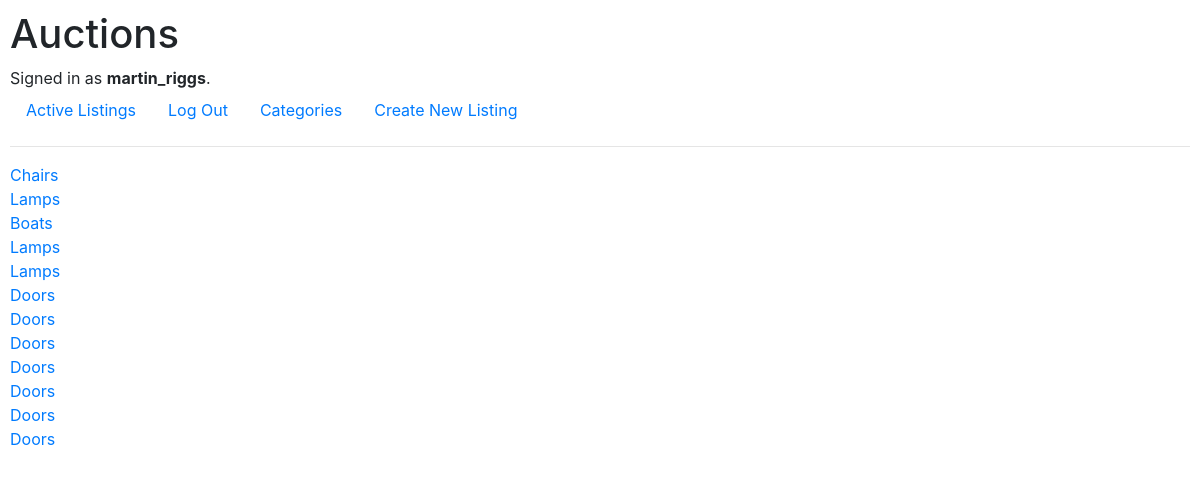
The app's page /category (signed in) with its own data.
### auctions/models.py (models this page shows, shortened)
class User(AbstractUser):
	id = models.BigAutoField(primary_key=True)

class AuctionListing(models.Model):
	id = models.BigAutoField(primary_key=True)
	user_name = models.ForeignKey(User, on_delete = models.CASCADE, default = "victor")
	listingname = models.CharField(max_length = 50)
	listingdesc = models.CharField(max_length = 200, blank = True)
	listingurl = models.CharField(max_length = 100, blank = True)
	listingcategory = models.CharField(max_length = 20, blank = True)
	liquid = models.BooleanField(default = True)
	initbid = models.IntegerField()

### auctions/views.py (the view)
# urls.py: path("category", views.category, name="category")
def category(request):
    return render(request, "auctions/category.html", {
        "listings" : list(AuctionListing.objects.all())
        })

### auctions/templates/auctions/category.html
{% extends "auctions/layout.html" %}
{% block body %}
<div>
    {% if user.is_authenticated %}
	{% for listing in listings %}
    <div>
        <a href="{% url 'listingpage' listing.listing_id %}"><div>{{ listing.listingcategory }}</div></a>
    </div>
    {% endfor %}
    {% else %}
    <div>Not signed in.</div>
    {% endif %}
</div>
{% endblock %}

### auctions/templates/auctions/layout.html (shortened to what this page needs)
{% load static %}
<!DOCTYPE html>
<html lang="en">
    <head>
        <link rel="stylesheet" href="https://stackpath.bootstrapcdn.com/bootstrap/4.4.1/css/bootstrap.min.css">
        <link href="{% static 'auctions/styles.css' %}" rel="stylesheet">
    </head>
    <body>
        <h1>Auctions</h1>
        <div>
            {% if user.is_authenticated %}
                Signed in as <strong>{{ user.username }}</strong>.
            {% else %}
                Not signed in.
            {% endif %}
        </div>
        <ul class="nav">
            <li class="nav-item">
                <a class="nav-link" href="{% url 'index' %}">Active Listings</a>
            </li>
            {% if user.is_authenticated %}
            <li class="nav-item">
                    <a class="nav-link" href="{% url 'logout' %}">Log Out</a>
            </li>
            <li class="nav-item">
                    <a class="nav-link" href="{% url 'category' %}">Categories</a>
            </li>
            <li class="nav-item">
                    <a class="nav-link" href="{% url 'listentry' %}">Create New Listing</a>
            </li>
            {% endif %}
        </ul>
        <hr>
        {% block body %}
        {% endblock %}
    </body>
</html>

### auctions/static/auctions/styles.css (style rules this page uses)
body { padding: 10px; }

### records on screen
User: username "martin_riggs"
AuctionListing: listingcategory "Chairs"
AuctionListing: listingcategory "Lamps"
AuctionListing: listingcategory "Boats"
AuctionListing: listingcategory "Lamps"
AuctionListing: listingcategory "Lamps"
AuctionListing: listingcategory "Doors"
AuctionListing: listingcategory "Doors"
AuctionListing: listingcategory "Doors"
AuctionListing: listingcategory "Doors"
AuctionListing: listingcategory "Doors"
AuctionListing: listingcategory "Doors"
AuctionListing: listingcategory "Doors"
